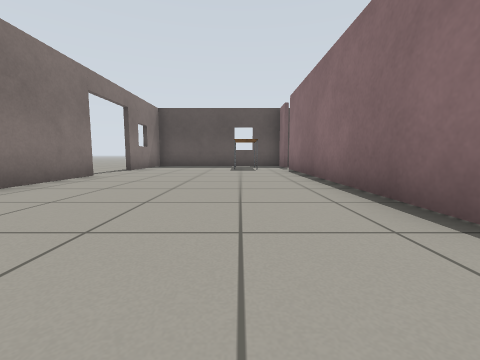
View 1 (above)

13 first-person views from a walk through a robot-simulator world made for Gazebo. The camera is 0.5 m above the floor, tilts 6° down and sees 90° across. The floor is counted in squares, 1 m on a side. Each view is taken from the middle of a square. On the plan, view 1 faces up. The plan holds only what a view shows up to about 9 squares ahead; the rest is blank. Robots are left out. Gazebo's built-in surfaces are drawn with simple patterns.

View 2
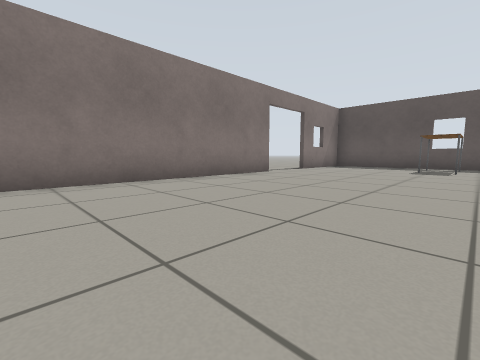

View 3
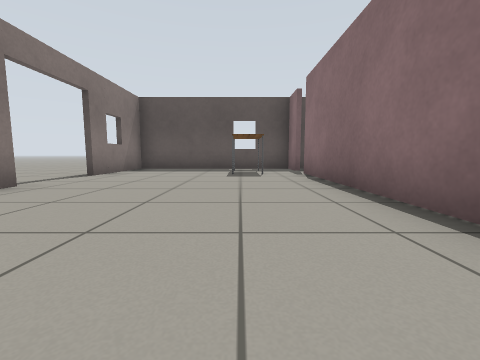

View 4
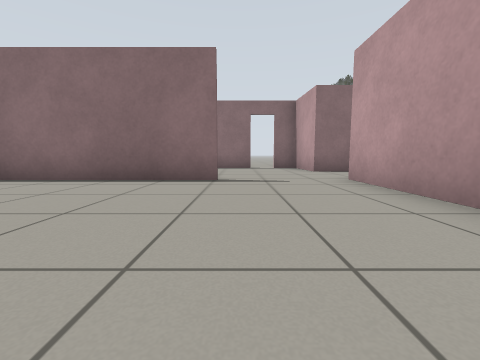

View 5
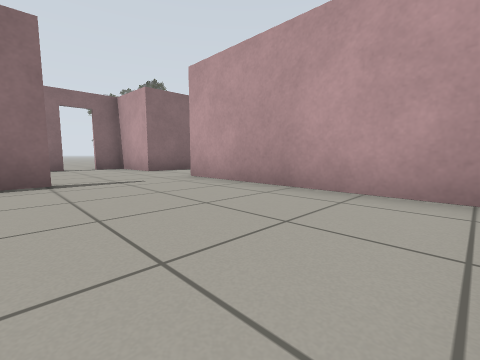

View 6
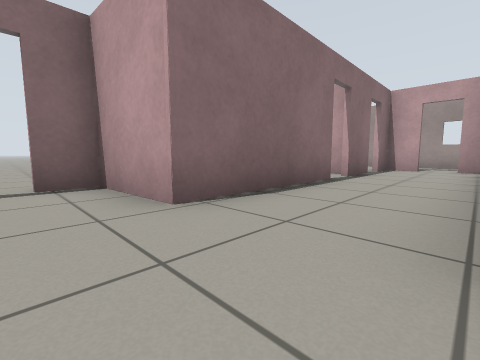

View 7
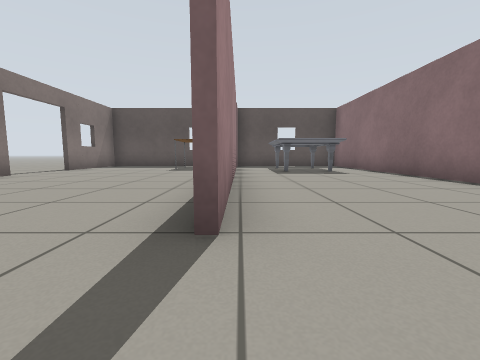

View 8
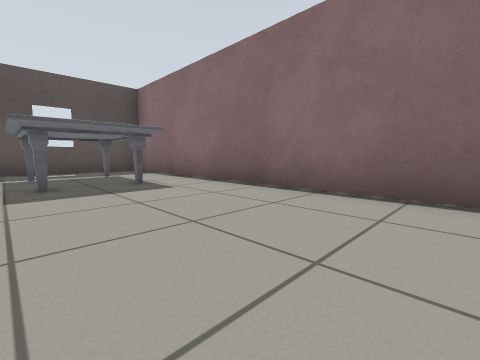

View 9
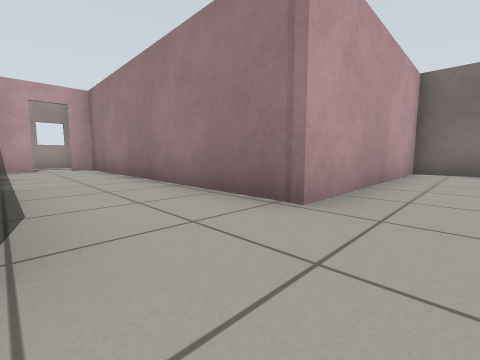

View 10
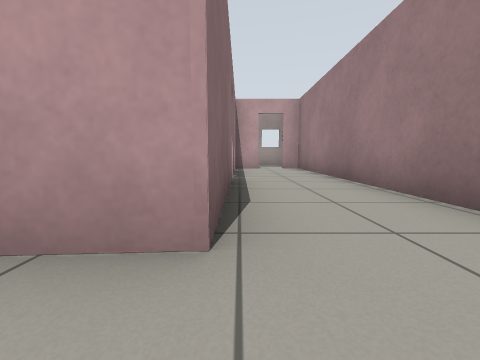

View 11
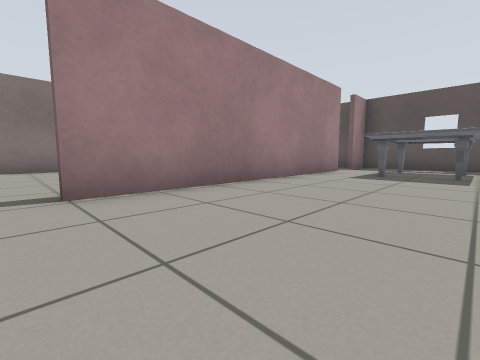

View 12
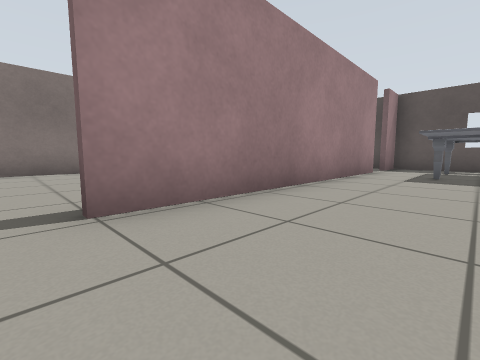

View 13
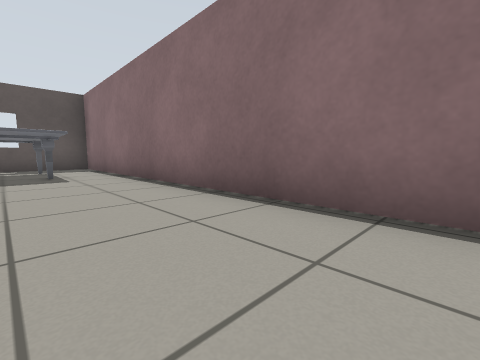

### Floor plan
Points are (right, up) in squares from view 1. A wall is a line through its corners. A room is listed if a view was taken in it or the views show most of it. See-through windows are left out.
Room 1 (views 1, 2, 3, 4, 5, 6, 7)
walls: (-3.5, 5.9) (-3.5, -1.2) (1.9, -1.2); (1.7, 1.4) (1.7, 8.5); (1.7, 9.5) (1.7, 10.6) (-3.5, 10.6) (-3.5, 7.8)
ways out: opening at (2, 0.5) to room 2; opening at (2, 9) to room 2; open door at (-4, 6.5)
objects: table (0, 8) to (0, 9)
Room 2 (views 8, 9, 10, 11, 12, 13)
walls: (6.2, 0.5) (6.2, 10.6) (1.9, 10.6); (1.9, -1.2) (1.9, -8.9); (1.9, 8.5) (1.9, 1.4); (4.2, -4.9) (4.2, -1.2) (6.2, -1.2) (6.2, -0.3); (4.2, -7.1) (4.2, -5.6); (3.2, -8.9) (4.2, -8.9) (4.2, -8)
ways out: opening at (2, 0.5) to room 1; opening at (2, 9) to room 1; open door at (3, -9); open door at (4, -7.5); open door at (4, -5); open door at (6, 0)
objects: marble table (3, 7) to (5, 9)

Positions as (right, up) in squares from view 1, and headings:
1: (0, 0), facing up
2: (1, 0), facing up-left
3: (0, 2), facing up
4: (-3, 1), facing right
5: (-3, 2), facing down-right
6: (2, 0), facing down-right
7: (2, 0), facing up
8: (3, 3), facing up-right
9: (4, 0), facing down-left
10: (4, 0), facing down
11: (5, 1), facing up-left
12: (4, 1), facing up-left
13: (4, 1), facing up-right
